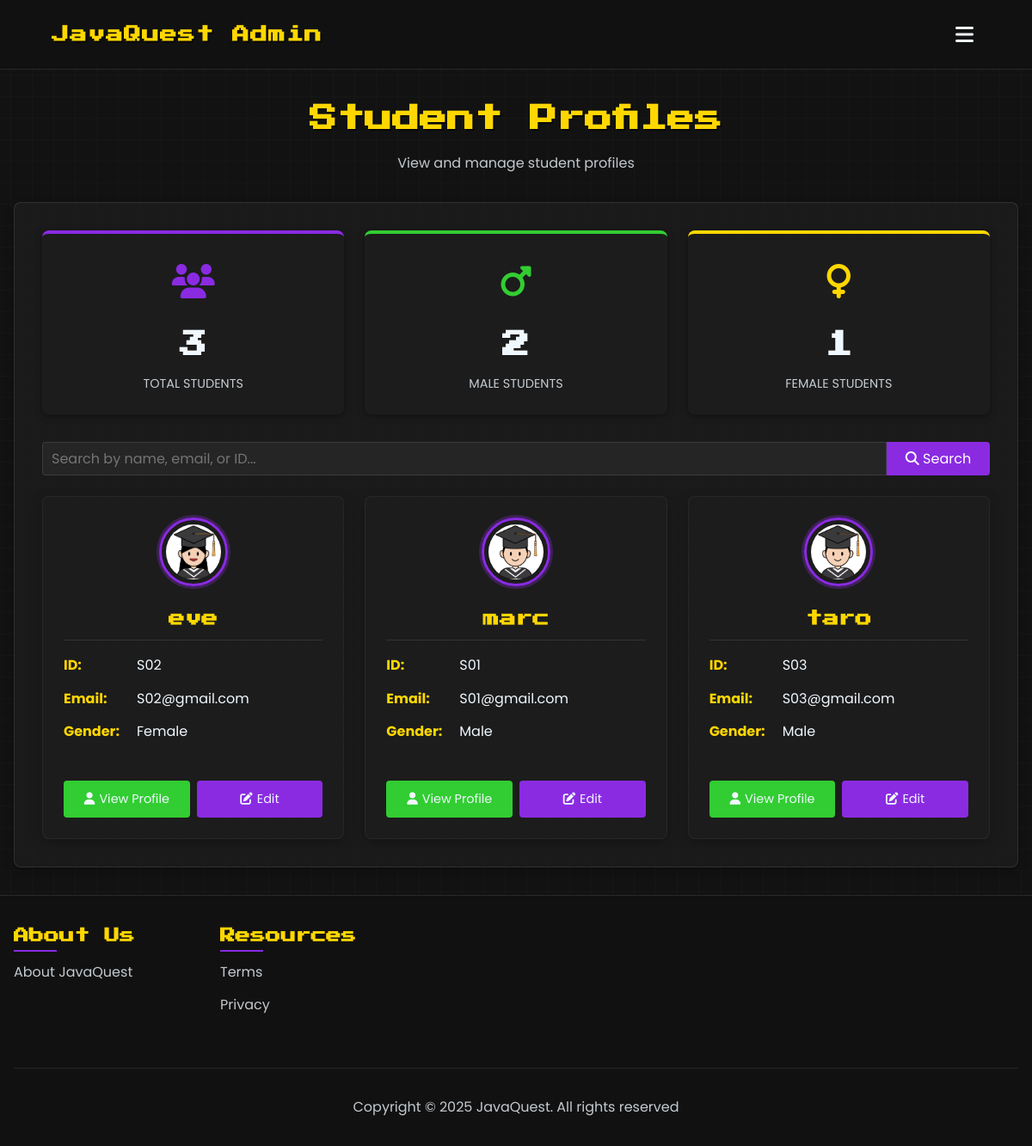
/admin/student-profile.php (signed in), run on the app's committed database.
### tables this page shows
CREATE TABLE IF NOT EXISTS `student` (
  `student_id` varchar(50) NOT NULL,
  `username` varchar(50) NOT NULL,
  `password` varchar(255) NOT NULL,
  `email` varchar(100) NOT NULL,
  `dob` date NOT NULL,
  `admin_id` varchar(50) NOT NULL,
  `gender` varchar(50) NOT NULL,
  PRIMARY KEY (`student_id`) USING BTREE,
  UNIQUE KEY `username` (`username`,`email`),
  KEY `admin_id` (`admin_id`)
);

### admin/student-profile.php (the view, shortened to what this page needs)
<?php
include("../conn/conn.php");
$students = [];
$query = "SELECT * FROM STUDENT ORDER BY username";
$result = mysqli_query($conn, $query);
if ($result && mysqli_num_rows($result) > 0) {
    while ($row = mysqli_fetch_assoc($result)) {
        $students[] = $row;
    }
}
?>
<!DOCTYPE html>
<html lang="en">
<head>
    <link rel="stylesheet" href="https://cdnjs.cloudflare.com/ajax/libs/font-awesome/6.4.0/css/all.min.css">
    <link rel="stylesheet" href="../css/student-profile-admin.css">
</head>
<body>
<header>
    <div class="logo-nav">
        <a href="../admin/admin.php" class="logo">JavaQuest Admin</a>
    </div>
    <button class="menu-btn" id="menuBtn">
        <i class="fas fa-bars"></i>
    </button>
</header>
<div class="main-container">
    <div class="dashboard-header">
        <h1>Student Profiles</h1>
        <p class="dashboard-subtitle">View and manage student profiles</p>
    </div>
    <div class="content-container">
        <div class="stats-container">
            <div class="stat-card">
                <div class="stat-icon">
                    <i class="fas fa-users"></i>
                </div>
                <div class="stat-value"><?php echo count($students); ?></div>
                <div class="stat-label">Total Students</div>
            </div>
            <?php
            $maleCount = 0;
            $femaleCount = 0;
            foreach ($students as $student) {
                if (strtolower($student['gender']) === 'male') {
                    $maleCount++;
                } elseif (strtolower($student['gender']) === 'female') {
                    $femaleCount++;
                }
            }
            ?>
            <div class="stat-card">
                <div class="stat-icon">
                    <i class="fas fa-mars"></i>
                </div>
                <div class="stat-value"><?php echo $maleCount; ?></div>
                <div class="stat-label">Male Students</div>
            </div>
            <div class="stat-card">
                <div class="stat-icon">
                    <i class="fas fa-venus"></i>
                </div>
                <div class="stat-value"><?php echo $femaleCount; ?></div>
                <div class="stat-label">Female Students</div>
            </div>
        </div>
        <div class="search-container">
            <form action="" method="GET" style="width: 100%; display: flex;">
                <input type="text" name="search" placeholder="Search by name, email, or ID..." class="search-bar" value="<?php echo isset($_GET['search']) ? htmlspecialchars($_GET['search']) : ''; ?>" style="flex: 3; padding: 6px 10px;">
                <button type="submit" class="search-button" style="flex: 1; max-width: 120px; padding: 6px 10px;">
                    <i class="fas fa-search"></i> Search
                </button>
            </form>
        </div>
        <?php if (count($students) > 0): ?>
            <div class="card-grid">
                <?php foreach ($students as $student): ?>
                <div class="card">
                    <div class="gender-avatar">
                        <?php
                        $gender = strtolower($student['gender']);
                        if ($gender === 'male') {
                            echo '<img src="../image/male.png" alt="Male Avatar">';
                        } elseif ($gender === 'female') {
                            echo '<img src="../image/female.png" alt="Female Avatar">';
                        } else {
                            echo '<img src="../image/default.png" alt="Default Avatar">';
                        }
                        ?>
                    </div>
                    <div class="card-info">
                        <h3><?php echo htmlspecialchars($student['username']); ?></h3>
                        <p><strong>ID:</strong> <span><?php echo htmlspecialchars($student['student_id']); ?></span></p>
                        <p><strong>Email:</strong> <span><?php echo htmlspecialchars($student['email']); ?></span></p>
                        <p><strong>Gender:</strong> <span><?php echo htmlspecialchars($student['gender']); ?></span></p>
                    </div>
                    <div class="card-buttons">
                        <a href="student-detail.php?id=<?php echo urlencode($student['student_id']); ?>" class="action-btn view-btn">
                            <i class="fas fa-user"></i> View Profile
                        </a>
                        <a href="admin-edit.php?type=student&id=<?php echo urlencode($student['student_id']); ?>" class="action-btn edit-btn">
                            <i class="fas fa-edit"></i> Edit
                        </a>
                    </div>
                </div>
                <?php endforeach; ?>
            </div>
        <?php endif; ?>
    </div>
</div>
<footer>
    <div class="footer-container">
        <div class="footer-section">
            <h3>About Us</h3>
            <ul>
                <li><a href="../about-us/about-us.php">About JavaQuest</a></li>
            </ul>
        </div>
        <div class="footer-section">
            <h3>Resources</h3>
            <ul>
                <li><a href="../term-privacy/term-privacy.php">Terms</a></li>
                <li><a href="../term-privacy/term-privacy.php">Privacy</a></li>
            </ul>
        </div>
        <div class="footer-copyright">
            <p>Copyright &copy; 2025 JavaQuest. All rights reserved</p>
        </div>
    </div>
</footer>
</body>
</html>

### admin/student-profile.php (style rules this page uses)
.gender-avatar img { transition: all 0.3s ease; box-shadow: 0 0 0 3px rgba(138, 43, 226, 0.3); }
.card { border: 1px solid rgba(255, 255, 255, 0.05); box-shadow: 0 4px 15px rgba(0, 0, 0, 0.2); }
.card h3 { color: var(--accent-color); margin-bottom: 1rem; text-align: center; font-size: 1.2rem; border-bottom: 1px solid rgba(255, 255, 255, 0.1); padding-bottom: 0.5rem; }

### data on the page
student: username "eve", student_id "S02", email "S02@gmail.com", gender "Female"
student: username "marc", student_id "S01", email "S01@gmail.com", gender "Male"
student: username "taro", student_id "S03", email "S03@gmail.com", gender "Male"

### other printed values
count($students) "3"
$maleCount "2"
$femaleCount "1"
